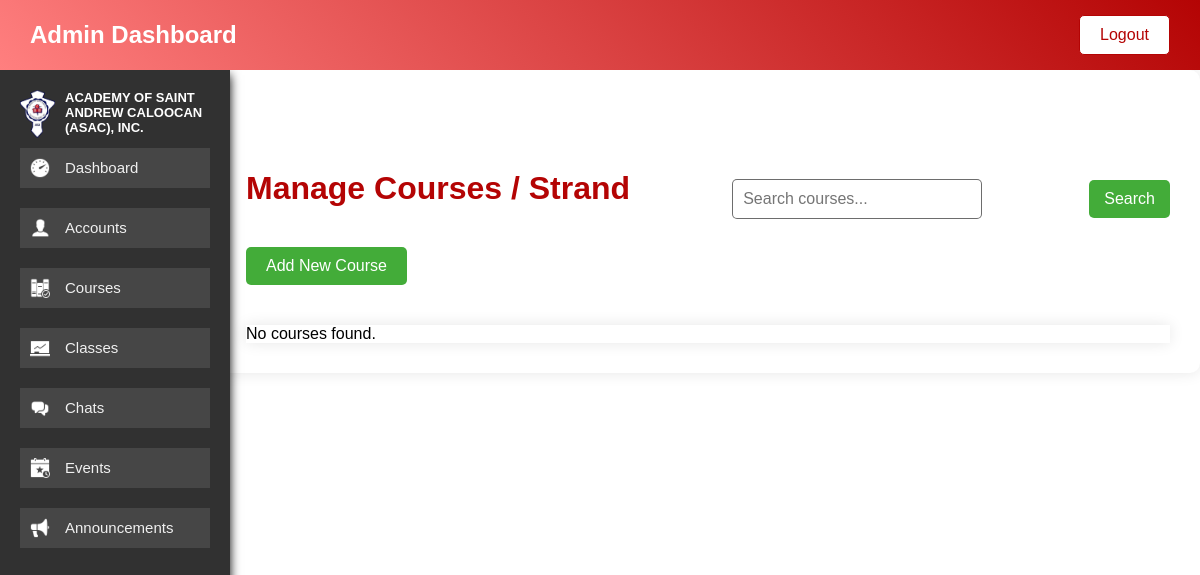
Before: /Admin/manage_courses.php with the older database file.
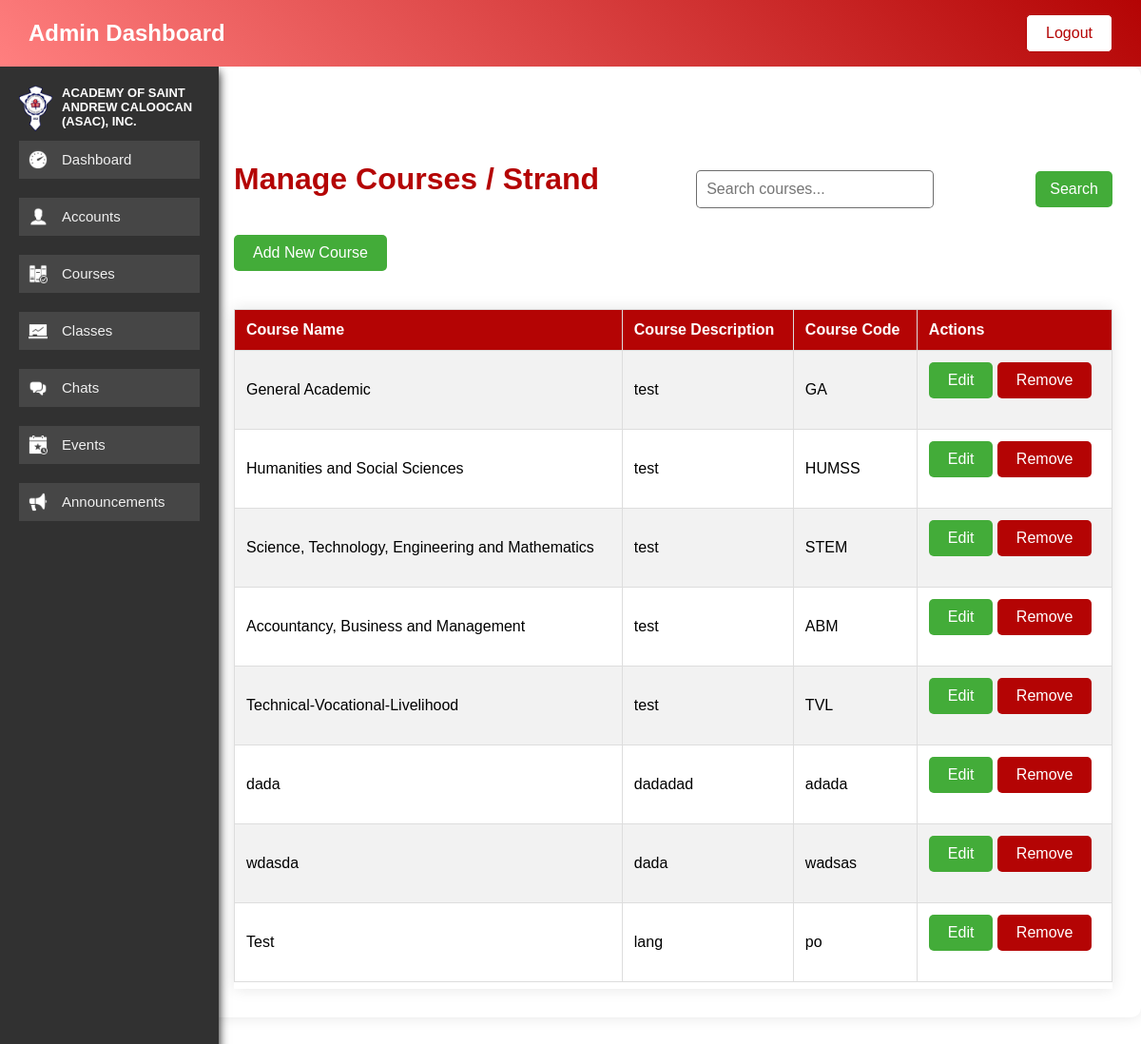
After: the same page with the newer database file.
### tables this page shows
CREATE TABLE `courses` (
  `course_id` int(11) NOT NULL,
  `course_name` varchar(255) NOT NULL,
  `course_description` text NOT NULL,
  `course_code` varchar(255) NOT NULL
);

### Admin/manage_courses.php (the view, shortened to what this page needs)
<!DOCTYPE html>
<html lang="en">
<head>
    <link rel="stylesheet" type="text/css" href="styles.css">
</head>
<body>
    <?php include_once 'navs/nav.php'; ?>
    <div class="main-content">
        <div class="header-content">
            <h1>Manage Courses / Strand</h1>
            <form method="GET" class="search-form">
                <input type="text" class="search-bar" name="search" placeholder="Search courses..."
                    value="<?php echo htmlspecialchars(isset($_GET['search']) ? $_GET['search'] : ''); ?>">
                <button type="submit" class="btn-search">Search</button>
            </form>
        </div>
        <button class="btn" id="openModalBtn">Add New Course</button>
        <div class="table-container">
            <?php
            include 'connect.php';
            $search = isset($_GET['search']) ? mysqli_real_escape_string($conn, $_GET['search']) : '';
            if ($search) {
                $sql = "SELECT * FROM courses WHERE course_name LIKE '%$search%'";
            } else {
                $sql = "SELECT * FROM courses";
            }
            $result = mysqli_query($conn, $sql);
            if (mysqli_num_rows($result) > 0) {
                echo "<table>";
                echo "<tr><th>Course Name</th><th>Course Description</th><th>Course Code</th><th>Actions</th></tr>";
                while ($row = mysqli_fetch_assoc($result)) {
                    echo "<tr>";
                    echo "<td>" . htmlspecialchars($row["course_name"]) . "</td>";
                    echo "<td>" . htmlspecialchars($row["course_description"]) . "</td>";
                    echo "<td>" . htmlspecialchars($row["course_code"]) . "</td>";
                    echo "<td>";
                    echo "<button class='btn' onclick='openEditModal(" . htmlspecialchars(json_encode($row)) . ")'>Edit</button> ";
                    echo "<button class='btn btn-remove' onclick='location.href=\"remove_course.php?id=" . htmlspecialchars($row["course_id"]) . "\"'>Remove</button>";
                    echo "</td>";
                    echo "</tr>";
                }
                echo "</table>";
            } else {
                echo "<p>No courses found.</p>";
            }
            ?>
        </div>
    </div>
</body>
</html>

Changed rows visible on the page:
added courses: course_name "General Academic", course_description "test", course_code "GA"
added courses: course_name "Humanities and Social Sciences", course_description "test", course_code "HUMSS"
added courses: course_name "Science, Technology, Engineering and Mathematics", course_description "test", course_code "STEM"
added courses: course_name "Accountancy, Business and Management", course_description "test", course_code "ABM"
added courses: course_name "Technical-Vocational-Livelihood", course_description "test", course_code "TVL"
added courses: course_name "dada", course_description "dadadad", course_code "adada"
added courses: course_name "wdasda", course_description "dada", course_code "wadsas"
added courses: course_name "Test", course_description "lang", course_code "po"
Other visible differences:
text no longer shown: "No courses found."
text now shown: "Course Name Course Description Course Code Actions"
